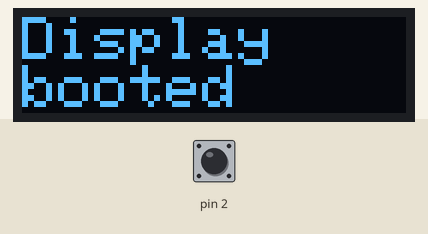
This program was run on a simulated Arduino Mega 2560, built with avr-gcc and run on an emulated ATmega2560. Shown: 128×32 one-colour display. The inputs (shaded band) are chosen by the test bench; at power-on: pin 2 HIGH. What the program prints to the serial monitor is not drawn.

Above: at 1.2 s.
1.3 s: pin 2 pulled LOW for 0.15 s
At 2.5 s:
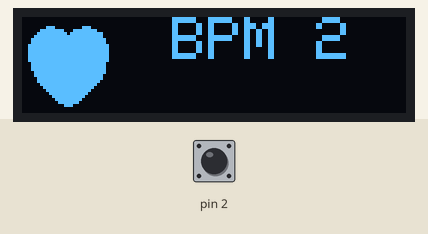
2.9 s: pin 2 pulled LOW for 1 s
At 4.9 s:
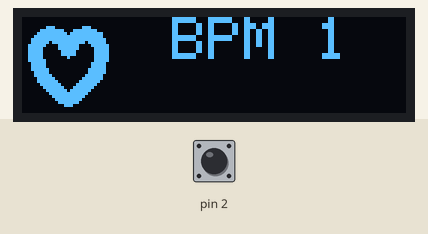
Timing chart, 0 to 6.4 s (numbered marks = the images above; inputs shaded):
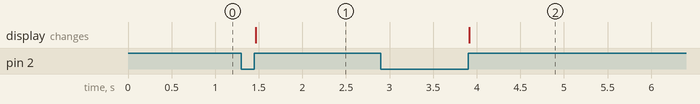

The program:

main.cpp
```cpp
#include <arduino.h>
#include <Adafruit_GFX.h>
#include <Adafruit_SSD1306.h>
#include "DisplaySSD1306Adapter.h"
#include <Wire.h>


#define LCD_WIDTH 128
#define LCD_HEIGHT 32
#define OLED_RESET -1
#define DISPLAY_ADDRESS 0x3C


static const unsigned char PROGMEM heartEmpty[] =  // bitmap images loaded onto display:
        {
            0x00, 0x00, 0x00, 0x00, 0x00, 0x00, 0x00, 0x00, 0x00, 0x00, 0x00, 0x00, 0x00, 0xE0, 0x0E, 0x00,
            0x03, 0xFC, 0x7F, 0x80, 0x07, 0xFE, 0xFF, 0xE0, 0x0F, 0xFF, 0xFF, 0xE0, 0x1F, 0xFF, 0xFF, 0xF0,
            0x1F, 0xBF, 0xFB, 0xF0, 0x3F, 0x0F, 0xE1, 0xF8, 0x3E, 0x0F, 0xE0, 0xF8, 0x3E, 0x07, 0xC0, 0xF8,
            0x3E, 0x07, 0xC0, 0xF8, 0x3E, 0x01, 0x00, 0xF8, 0x3F, 0x00, 0x00, 0xF8, 0x1F, 0x00, 0x01, 0xF0,
            0x1F, 0x00, 0x01, 0xF0, 0x1F, 0x80, 0x03, 0xF0, 0x0F, 0x80, 0x03, 0xF0, 0x0F, 0xC0, 0x07, 0xE0,
            0x07, 0xE0, 0x0F, 0xE0, 0x07, 0xF0, 0x1F, 0xC0, 0x03, 0xF8, 0x3F, 0x80, 0x01, 0xFC, 0x7F, 0x00,
            0x00, 0xFE, 0xFE, 0x00, 0x00, 0x7F, 0xFC, 0x00, 0x00, 0x3F, 0xF8, 0x00, 0x00, 0x1F, 0xF0, 0x00,
            0x00, 0x0F, 0xE0, 0x00, 0x00, 0x03, 0x80, 0x00, 0x00, 0x00, 0x00, 0x00, 0x00, 0x00, 0x00, 0x00
        };

static const unsigned char PROGMEM heartFilled[] =
        {
            0x00, 0x00, 0x00, 0x00, 0x00, 0x00, 0x00, 0x00, 0x00, 0x00, 0x00, 0x00, 0x00, 0xE0, 0x0E, 0x00,
            0x03, 0xFC, 0x7F, 0x80, 0x07, 0xFE, 0xFF, 0xE0, 0x0F, 0xFF, 0xFF, 0xE0, 0x1F, 0xFF, 0xFF, 0xF0,
            0x1F, 0xFF, 0xFF, 0xF0, 0x3F, 0xFF, 0xFF, 0xF8, 0x3F, 0xFF, 0xFF, 0xF8, 0x3F, 0xFF, 0xFF, 0xF8,
            0x3F, 0xFF, 0xFF, 0xF8, 0x3F, 0xFF, 0xFF, 0xF8, 0x3F, 0xFF, 0xFF, 0xF8, 0x1F, 0xFF, 0xFF, 0xF0,
            0x1F, 0xFF, 0xFF, 0xF0, 0x1F, 0xFF, 0xFF, 0xF0, 0x0F, 0xFF, 0xFF, 0xF0, 0x0F, 0xFF, 0xFF, 0xE0,
            0x07, 0xFF, 0xFF, 0xE0, 0x07, 0xFF, 0xFF, 0xC0, 0x03, 0xFF, 0xFF, 0x80, 0x01, 0xFF, 0xFF, 0x00,
            0x00, 0xFF, 0xFE, 0x00, 0x00, 0x7F, 0xFC, 0x00, 0x00, 0x3F, 0xF8, 0x00, 0x00, 0x1F, 0xF0, 0x00,
            0x00, 0x0F, 0xE0, 0x00, 0x00, 0x03, 0x80, 0x00, 0x00, 0x00, 0x00, 0x00, 0x00, 0x00, 0x00, 0x00
        };

const int button = PIND2;
const int debounceMs = 50;

volatile unsigned long millisLastInterrupt;
volatile bool buttonPressed;

bool heartOn = false;

Adafruit_SSD1306 display(LCD_WIDTH, LCD_HEIGHT, &Wire, OLED_RESET);
DisplaySSD1036Adapter display2(display, DISPLAY_ADDRESS, 32);

/*
 * Keep interrupt service routines as fast and short as possible.
 * While servicing an interrupt, the CPU can't service other interrupts.
 * The flag buttonPressed is used to signal that the button was pressed.
 * This avoids having the usually slow logging in an ISR.
 * It is instead handled asynchronously in the loop function.
 */
void buttonPressedISR() {
    unsigned long interruptTime = millis();

    if (interruptTime - millisLastInterrupt > debounceMs) {
        buttonPressed = true;
    }
    millisLastInterrupt = interruptTime;
}
/*
 * Everything is set up and set to a known state.
 * The LED pin is set to LOW to ensure that the LED always starts powered off.
 * Rising edge triggering is used in this example to determine, i.e. trigger at,
 * the end of a button press.
 * Falling edge triggering could be used instead to determine, i.e. trigger at,
 * the beginning of a button press.
 */
void setup() {
    // put your setup code here, to run once:
    Serial.begin(9600);

    pinMode(button, INPUT_PULLUP);
    buttonPressed = false;

    display2.initialze();

    millisLastInterrupt = 0;
    attachInterrupt(digitalPinToInterrupt(button),
                    buttonPressedISR,
                    RISING);
}

void loop() {
    // put your main code here, to run repeatedly:
    if (buttonPressed) {
        Serial.println("Button was pressed.");

        if (heartOn) {
            Serial.println("Empty Heart ... BPM 1");
            unsigned char msg[] = "BPM 1";

            display2.print(heartEmpty, msg, 5);
            heartOn = false;
        } else {
            Serial.println("Filled Heart ... BPM 2");
            unsigned char msg[] = "BPM 2";

            display2.print(heartFilled, msg, 5);
            heartOn = true;
        }

        buttonPressed = false;
    }
}
```

Display.h
```cpp
class Display {
    virtual void initialze();
    virtual void print(const unsigned char* logo, unsigned char* data, int data_length);
};
```

DisplaySSD1306Adapter.cpp
```cpp
#include "DisplaySSD1306Adapter.h"

DisplaySSD1036Adapter::DisplaySSD1036Adapter(Adafruit_SSD1306 display, int16_t i2c_address, int logo_width) {
    this->display = display;
    this->i2c_address = i2c_address;
    this->logo_width = logo_width;
};

void DisplaySSD1036Adapter::initialze() {
    display.begin(SSD1306_SWITCHCAPVCC, i2c_address);
    display.clearDisplay();
    display.setTextSize(2);
    display.setTextColor(SSD1306_WHITE);
    display.println("Display");
    display.println("booted");
    display.display();
};

void DisplaySSD1036Adapter::print(const unsigned char* logo, unsigned char* data, int data_length) {
    display.clearDisplay();
    display.drawBitmap(0, 0, logo, logo_width, logo_width, SSD1306_WHITE);
    display.setTextSize(2);
    display.setTextColor(SSD1306_WHITE);
    display.setCursor(50, 0);
    for (int i = 0; i < data_length; i++)
    {
        display.print((char) data[i]);
    }
    display.display();
};
```

DisplaySSD1306Adapter.h
```cpp
#include "Display.h"
#include <inttypes.h>
#include <Adafruit_GFX.h>
#include <Adafruit_SSD1306.h>
#include <Wire.h>

class DisplaySSD1036Adapter : public Display {
private:
    Adafruit_SSD1306 display;
    int16_t i2c_address;
    int logo_width;

public:

    DisplaySSD1036Adapter(Adafruit_SSD1306 display, int16_t i2c_address, int logo_width);

    void initialze() override;
    void print(const unsigned char* logo,unsigned char* data, int data_length) override;
};
```

Measured:
- after the input at 1.3 s, the display: changes after 0.17 s (image 1)
- after the input at 2.9 s, the display: changes after 1.0 s (image 2)
